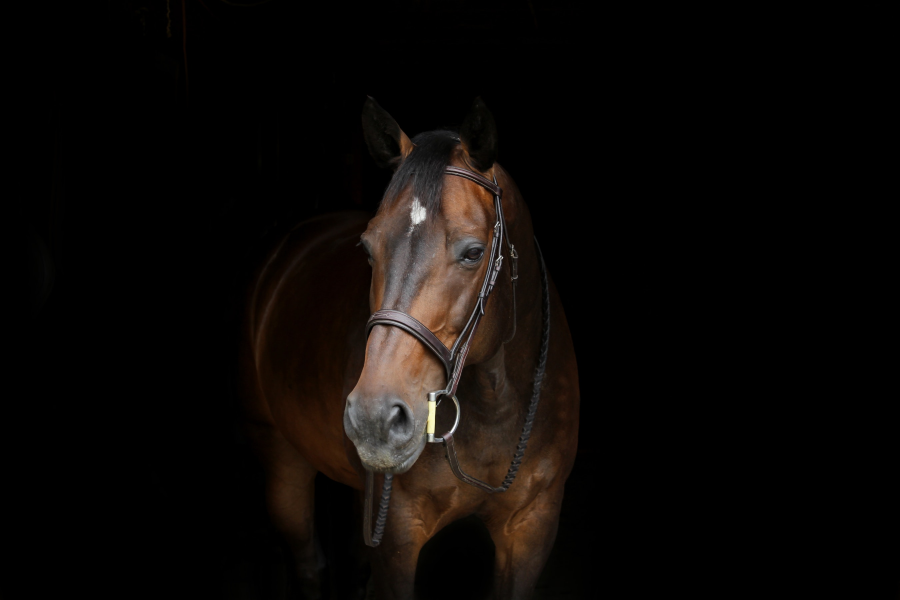
#> input picture horse.jpg, 2700 x 1800 px, found by its file name (shown at 1/3 size)
$ jupyter execute --allow-errors 13.ipynb   (shell and % lines are left out)
#> lines starting #> are read from the running program, lines starting #| are printed output that depends on the picture
[cell 1]
import cv2
import numpy as np
import matplotlib.pyplot as plt

[cell 2]
dark_horse = cv2.imread('E://University-working/openCV python/Udemy - Python for Computer Vision with OpenCV and Deep Learning 2019-9/Computer-Vision-with-Python/DATA/horse.jpg')
#> dark_horse is the input picture: shape (1800, 2700, 3); mean B, G, R 6.9, 8.9, 12
show_horse = cv2.cvtColor(dark_horse,cv2.COLOR_BGR2RGB)

rainbow = cv2.imread('E://University-working/openCV python/Udemy - Python for Computer Vision with OpenCV and Deep Learning 2019-9/Computer-Vision-with-Python/DATA/rainbow.jpg')
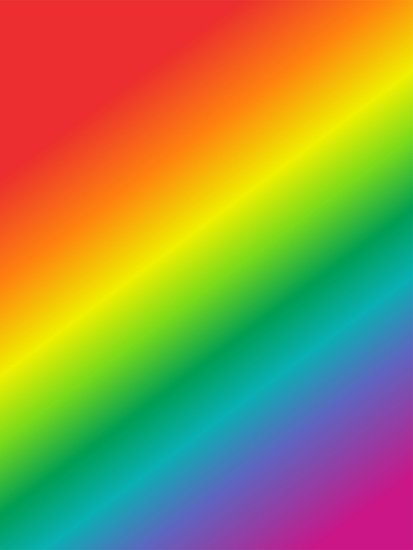
#> input picture rainbow.jpg, 413 x 550 px, found by its file name
#> rainbow is the input picture: shape (550, 413, 3); mean B, G, R 72.8, 142.3, 152.3
show_rainbow = cv2.cvtColor(rainbow,cv2.COLOR_BGR2RGB)

blue_bricks = cv2.imread('E://University-working/openCV python/Udemy - Python for Computer Vision with OpenCV and Deep Learning 2019-9/Computer-Vision-with-Python/DATA/bricks.jpg')
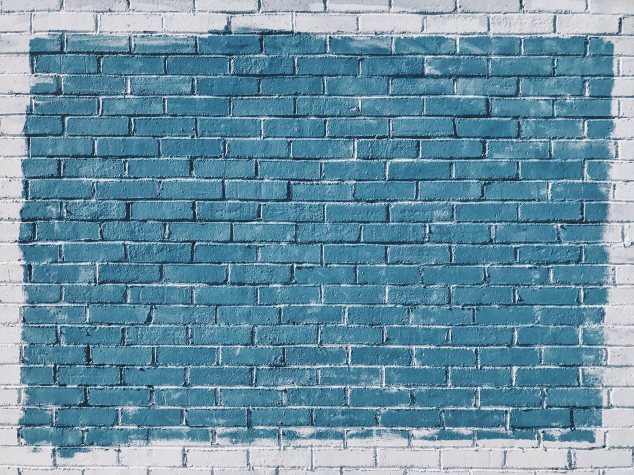
#> input picture bricks.jpg, 1267 x 950 px, found by its file name (shown at 1/2 size)
#> blue_bricks is the input picture: shape (950, 1267, 3); mean B, G, R 163.5, 144, 104.9
show_bricks = cv2.cvtColor(blue_bricks,cv2.COLOR_BGR2RGB)

[cell 3]
plt.imshow(show_bricks)

[cell 4]
hist_values = cv2.calcHist([blue_bricks],channels=[0],mask=None,histSize=[256],ranges=[0,256])
#> hist_values = 256 values, max 19329 at index 150, min 0 at index 0, mean 4701.8

[cell 5]
hist_values.shape
#> Out = (256, 1)

[cell 6]
plt.plot(hist_values)
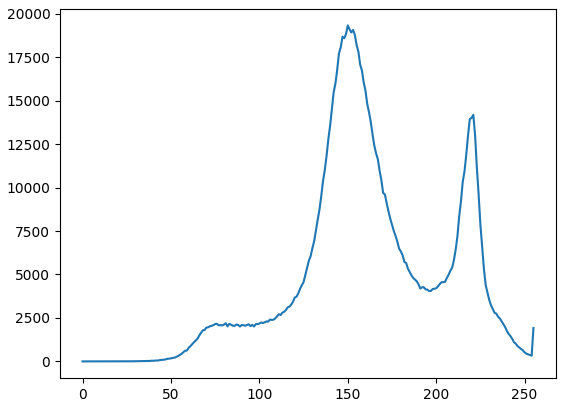
#> figure drawn by matplotlib, 1 panel; curve peaks at x = 150, y = 19329

[cell 7]
hist_values = cv2.calcHist([dark_horse],channels=[0],mask=None,histSize=[256],ranges=[0,256])
#> hist_values = 256 values, max 3726045 at index 0, min 10 at index 246, mean 18984.4
plt.plot(hist_values)
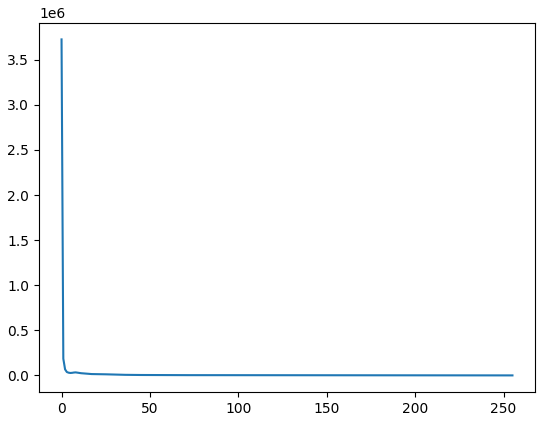
#> figure drawn by matplotlib, 1 panel; curve peaks at x = 0, y = 3726045

[cell 8]
img = blue_bricks
color = ('b','g','r')
for i,col in enumerate(color):
    histr = cv2.calcHist([img],[i],None,[256],[0,256])
    plt.plot(histr,color=col)
    plt.xlim([0,256])

plt.title('Histogram For Blue Brrcks')
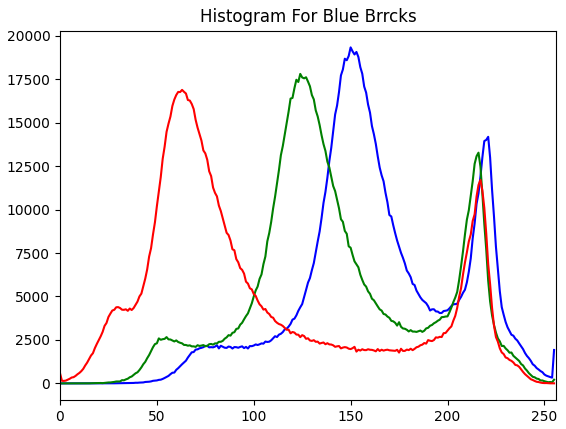
#> figure drawn by matplotlib, 1 panel; curve peaks at x = 150, y = 19329; curve peaks at x = 124, y = 17804; curve peaks at x = 63, y = 16885

[cell 9]
img = dark_horse
color = ('b','g','r')
for i,col in enumerate(color):
    histr = cv2.calcHist([img],[i],None,[256],[0,256])
    plt.plot(histr,color=col)
    plt.xlim([0,50])
    plt.ylim([0,200000])

plt.title('Histogram For Dark Horse')
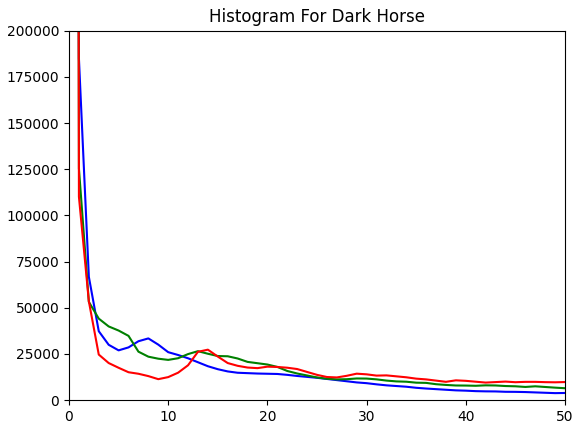
#> figure drawn by matplotlib, 1 panel; curve peaks at x = 0, y = 3726045; curve peaks at x = 0, y = 3605157; curve peaks at x = 0, y = 3582424

[cell 10]
img = rainbow
color = ('b','g','r')
for i,col in enumerate(color):
    histr = cv2.calcHist([img],[i],None,[256],[0,256])
    plt.plot(histr,color=col)
    plt.xlim([0,256])

plt.title('Histogram For Rainbow')
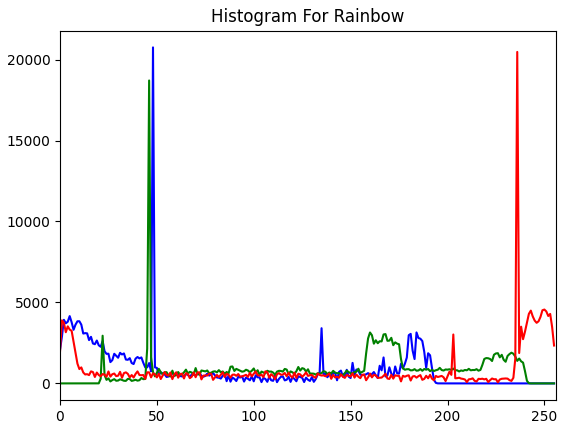
#> figure drawn by matplotlib, 1 panel; curve peaks at x = 48, y = 20751; curve peaks at x = 46, y = 18708; curve peaks at x = 236, y = 20471

[cell 11]
img = rainbow
rec = np.zeros(img.shape[:2])

[cell 12]
rec[300:400,100:400]=255
plt.imshow(rec,cmap='gray')
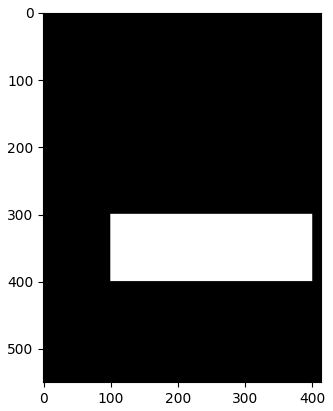
#> figure drawn by matplotlib, 1 panel
